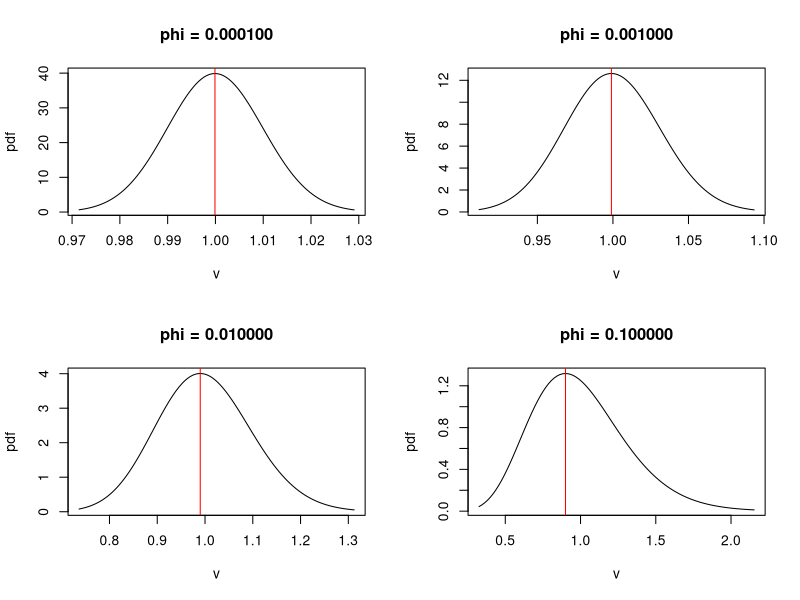
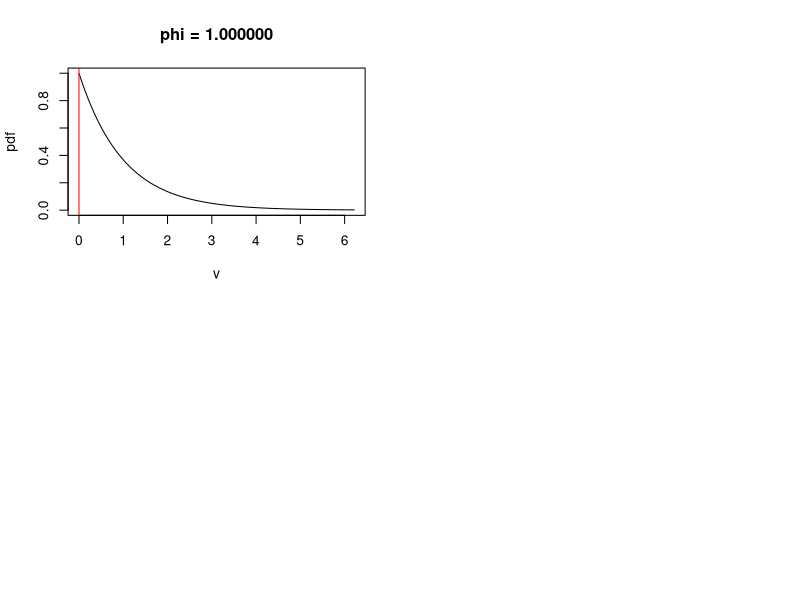
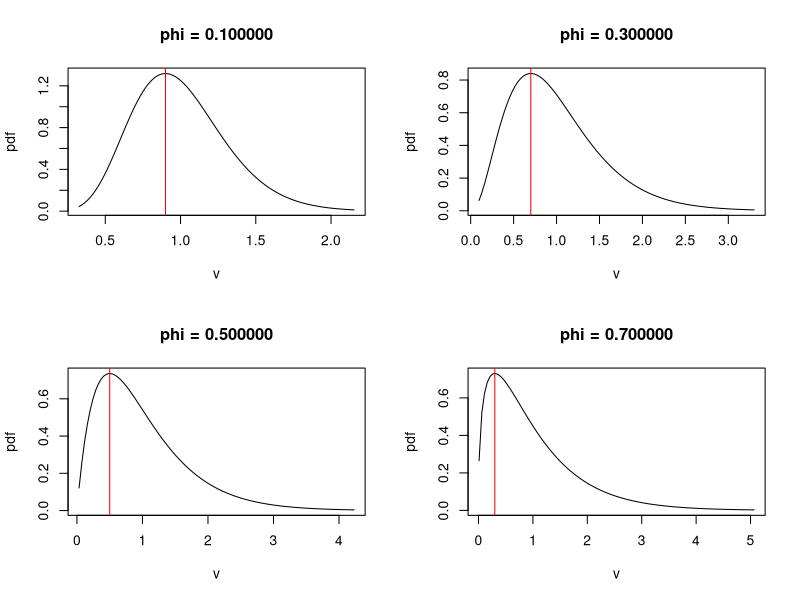
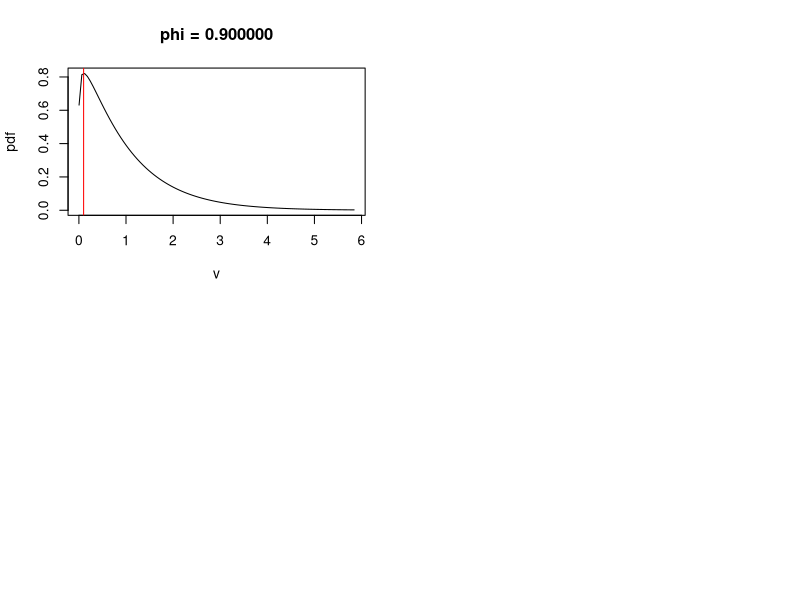
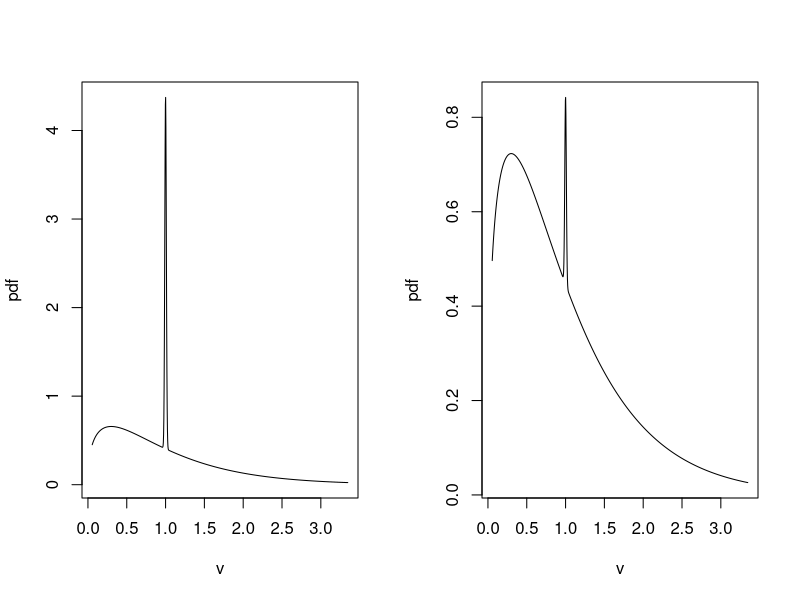
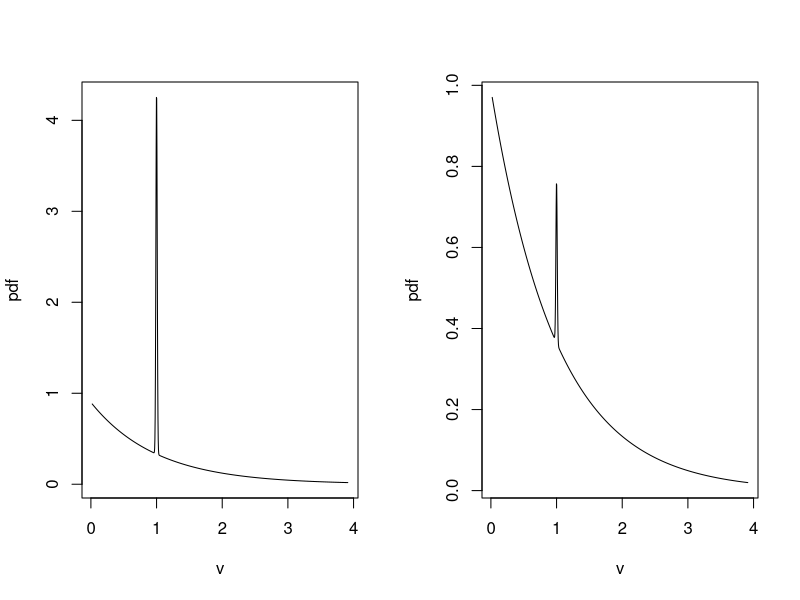

Generate these figures, in order, with R:
## ---- chunk 1
set.seed(123)
## ---- chunk 2
phis = 10^seq(-4,0)
nr = round(length(phis)/2)
par(mfrow = c(nr, 2))
for(phi in phis){
  vlim = qgamma(p = c(0.002, 0.998), shape = 1/phi, rate = 1/phi)
  v = seq(vlim[1], vlim[2], length.out = 100)
  plot(v, dgamma(x = v, shape = 1/phi, rate = 1/phi), 
       xlab = "v", ylab = "pdf", 
       type = "l", main = sprintf("phi = %f", phi))
  abline(v = 1 - phi, col = "red")
}
## ---- chunk 3
phis = seq(0.1, 0.9, by = 0.2)
nr = round(length(phis)/2)
par(mfrow = c(nr, 2))
for(phi in phis){
  vlim = qgamma(p = c(0.002, 0.998), shape = 1/phi, rate = 1/phi)
  v = seq(vlim[1], vlim[2], length.out = 100)
  plot(v, dgamma(x = v, shape = 1/phi, rate = 1/phi), 
       xlab = "v", ylab = "pdf", 
       type = "l", main = sprintf("phi = %f", phi))
  abline(v = 1 - phi, col = "red")
}
## ---- chunk 4
compute_pdf_gammamix <- function(x, phi_L, w){
  pdf <- function(phi){dgamma(x = x, shape = 1/phi, rate = 1/phi)}
  pdfs <- sapply(phi_L, pdf)
  return(sum(w*pdfs))
}

plot_pdf_gammamix <- function(phi_L, w){
  get_max <- function(phi){qgamma(p = c(0.98), shape = 1/phi, rate = 1/phi)}
  get_min <- function(phi){qgamma(p = c(0.02), shape = 1/phi, rate = 1/phi)}
  get_pdf <- function(x){compute_pdf_gammamix(x, phi_L, w)}
  max_ = max(sapply(phi_L, get_max))
  min_ = min(sapply(phi_L, get_min))
  vs = seq(min_, max_, length.out = 1000)
  plot(vs, sapply(vs, get_pdf), 
       xlab = "v", ylab = "pdf",  
       type = "l")
}
## ---- chunk 5
par(mfrow = c(1, 2))
plot_pdf_gammamix(phi_L = c(1e-4, 0.7), 
                  w = c(0.1, 0.9))

plot_pdf_gammamix(phi_L = c(1e-4, 0.7), 
                  w = c(0.01, 0.99))
## ---- chunk 6
par(mfrow = c(1, 2))
plot_pdf_gammamix(phi_L = c(1e-4, 1), 
                  w = c(0.1, 0.9))

plot_pdf_gammamix(phi_L = c(1e-4, 1), 
                  w = c(0.01, 0.99))
